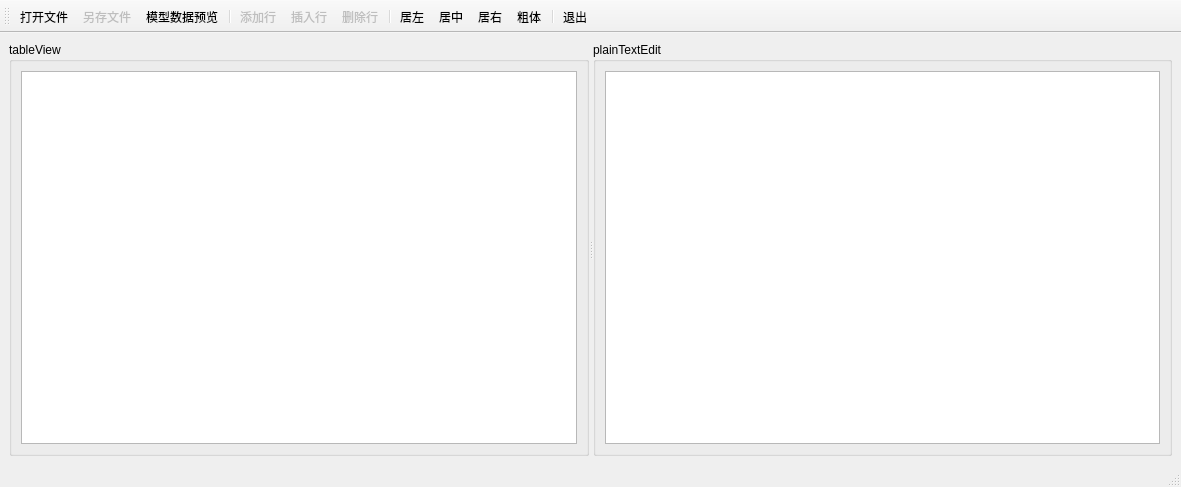
<?xml version="1.0" encoding="UTF-8"?>
<ui version="4.0">
 <class>QStandardItemModelMainWindow</class>
 <widget class="QMainWindow" name="QStandardItemModelMainWindow">
  <property name="geometry">
   <rect>
    <x>0</x>
    <y>0</y>
    <width>1181</width>
    <height>487</height>
   </rect>
  </property>
  <property name="windowTitle">
   <string>QStandardItemModelMainWindow</string>
  </property>
  <widget class="QWidget" name="centralwidget">
   <layout class="QVBoxLayout" name="verticalLayout_3">
    <item>
     <widget class="QSplitter" name="splitter">
      <property name="orientation">
       <enum>Qt::Horizontal</enum>
      </property>
      <widget class="QGroupBox" name="groupBox">
       <property name="title">
        <string>tableView</string>
       </property>
       <layout class="QVBoxLayout" name="verticalLayout">
        <item>
         <widget class="QTableView" name="tableView"/>
        </item>
       </layout>
      </widget>
      <widget class="QGroupBox" name="groupBox_2">
       <property name="title">
        <string>plainTextEdit</string>
       </property>
       <layout class="QVBoxLayout" name="verticalLayout_2">
        <item>
         <widget class="QPlainTextEdit" name="plainTextEdit"/>
        </item>
       </layout>
      </widget>
     </widget>
    </item>
   </layout>
  </widget>
  <widget class="QMenuBar" name="menubar">
   <property name="geometry">
    <rect>
     <x>0</x>
     <y>0</y>
     <width>1181</width>
     <height>23</height>
    </rect>
   </property>
  </widget>
  <widget class="QStatusBar" name="statusBar"/>
  <widget class="QToolBar" name="toolBar">
   <property name="windowTitle">
    <string>toolBar</string>
   </property>
   <property name="toolButtonStyle">
    <enum>Qt::ToolButtonTextUnderIcon</enum>
   </property>
   <attribute name="toolBarArea">
    <enum>TopToolBarArea</enum>
   </attribute>
   <attribute name="toolBarBreak">
    <bool>false</bool>
   </attribute>
   <addaction name="actOpen"/>
   <addaction name="actSave"/>
   <addaction name="actModelData"/>
   <addaction name="separator"/>
   <addaction name="actAppend"/>
   <addaction name="actInsert"/>
   <addaction name="actDelete"/>
   <addaction name="separator"/>
   <addaction name="actAlignLeft"/>
   <addaction name="actAlignCenter"/>
   <addaction name="actAlignRight"/>
   <addaction name="actFontBold"/>
   <addaction name="separator"/>
   <addaction name="actExit"/>
  </widget>
  <action name="actOpen">
   <property name="icon">
    <iconset resource="../../res.qrc">
     <normaloff>:/res/images/open3.bmp</normaloff>:/res/images/open3.bmp</iconset>
   </property>
   <property name="text">
    <string>打开文件</string>
   </property>
   <property name="toolTip">
    <string>打开文件</string>
   </property>
  </action>
  <action name="actSave">
   <property name="enabled">
    <bool>false</bool>
   </property>
   <property name="icon">
    <iconset resource="../../res.qrc">
     <normaloff>:/res/images/save1.bmp</normaloff>:/res/images/save1.bmp</iconset>
   </property>
   <property name="text">
    <string>另存文件</string>
   </property>
   <property name="toolTip">
    <string>表格内容另存为文件</string>
   </property>
  </action>
  <action name="actAppend">
   <property name="enabled">
    <bool>false</bool>
   </property>
   <property name="icon">
    <iconset resource="../../res.qrc">
     <normaloff>:/res/images/316.bmp</normaloff>:/res/images/316.bmp</iconset>
   </property>
   <property name="text">
    <string>添加行</string>
   </property>
   <property name="toolTip">
    <string>添加一行</string>
   </property>
  </action>
  <action name="actInsert">
   <property name="enabled">
    <bool>false</bool>
   </property>
   <property name="icon">
    <iconset resource="../../res.qrc">
     <normaloff>:/res/images/306.bmp</normaloff>:/res/images/306.bmp</iconset>
   </property>
   <property name="text">
    <string>插入行</string>
   </property>
   <property name="toolTip">
    <string>插入一行</string>
   </property>
  </action>
  <action name="actDelete">
   <property name="enabled">
    <bool>false</bool>
   </property>
   <property name="icon">
    <iconset resource="../../res.qrc">
     <normaloff>:/res/images/delete.bmp</normaloff>:/res/images/delete.bmp</iconset>
   </property>
   <property name="text">
    <string>删除行</string>
   </property>
   <property name="toolTip">
    <string>删除当前行</string>
   </property>
  </action>
  <action name="actExit">
   <property name="icon">
    <iconset resource="../../res.qrc">
     <normaloff>:/res/images/exit.bmp</normaloff>:/res/images/exit.bmp</iconset>
   </property>
   <property name="text">
    <string>退出</string>
   </property>
   <property name="toolTip">
    <string>退出</string>
   </property>
  </action>
  <action name="actModelData">
   <property name="icon">
    <iconset resource="../../res.qrc">
     <normaloff>:/res/images/import1.bmp</normaloff>:/res/images/import1.bmp</iconset>
   </property>
   <property name="text">
    <string>模型数据预览</string>
   </property>
   <property name="toolTip">
    <string>模型数据显示到文本框里</string>
   </property>
  </action>
  <action name="actAlignLeft">
   <property name="icon">
    <iconset resource="../../res.qrc">
     <normaloff>:/res/images/508.bmp</normaloff>:/res/images/508.bmp</iconset>
   </property>
   <property name="text">
    <string>居左</string>
   </property>
   <property name="toolTip">
    <string>文字左对齐</string>
   </property>
  </action>
  <action name="actAlignCenter">
   <property name="icon">
    <iconset resource="../../res.qrc">
     <normaloff>:/res/images/510.bmp</normaloff>:/res/images/510.bmp</iconset>
   </property>
   <property name="text">
    <string>居中</string>
   </property>
   <property name="toolTip">
    <string>文字居中</string>
   </property>
  </action>
  <action name="actAlignRight">
   <property name="icon">
    <iconset resource="../../res.qrc">
     <normaloff>:/res/images/512.bmp</normaloff>:/res/images/512.bmp</iconset>
   </property>
   <property name="text">
    <string>居右</string>
   </property>
   <property name="toolTip">
    <string>文字右对齐</string>
   </property>
  </action>
  <action name="actFontBold">
   <property name="checkable">
    <bool>true</bool>
   </property>
   <property name="icon">
    <iconset resource="../../res.qrc">
     <normaloff>:/res/images/BLD.BMP</normaloff>:/res/images/BLD.BMP</iconset>
   </property>
   <property name="text">
    <string>粗体</string>
   </property>
   <property name="toolTip">
    <string>粗体字体</string>
   </property>
  </action>
 </widget>
 <resources>
  <include location="../../res.qrc"/>
 </resources>
 <connections/>
</ui>
